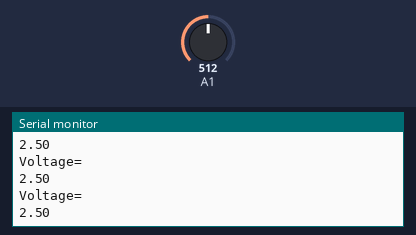
The sketch below on a simulated Arduino Uno, built with avr-gcc and run on an emulated ATmega328P. Parts: the last lines printed to the serial monitor. The inputs (shaded band) are chosen by the test bench; at power-on: A1 = 512.

Above: at 1.2 s.
1.3 s: A1 set to 716
At 1.71 s:
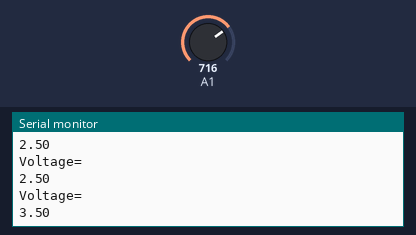
2.8 s: A1 set to 900
At 2.92 s:
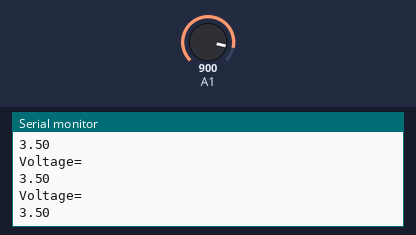
Timing chart, 0 to 5.8 s (numbered marks = the images above; inputs shaded):
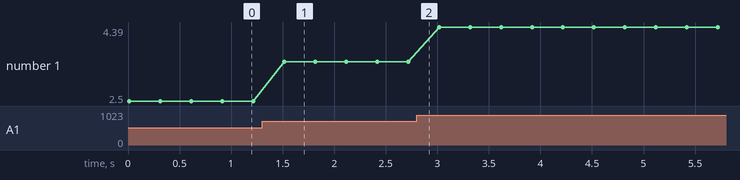

Measured:
- after the input at 1.3 s, the serial monitor: prints a new line after 0.21 s (image 1)
- plotted number 1: 2.5 → 3.5 after the input at 1.3 s, 3.5 → 4.39 after the input at 2.8 s

The sketch:

MRE_arduino.ino
```cpp
// C++ code
//
#include "LiquidCrystal.h"
float input_voltage = 0.0;
void setup()
{
  Serial.begin(9600);

}

void loop()
{
 int analog_value = analogRead(A1);
   input_voltage = (analog_value * 5.0) / 1024.0;


   if (input_voltage < 0.1)
   {
     input_voltage=0.0;
   }


    Serial.println("Voltage=");
    Serial.println(input_voltage);
    delay(300);
}
```
